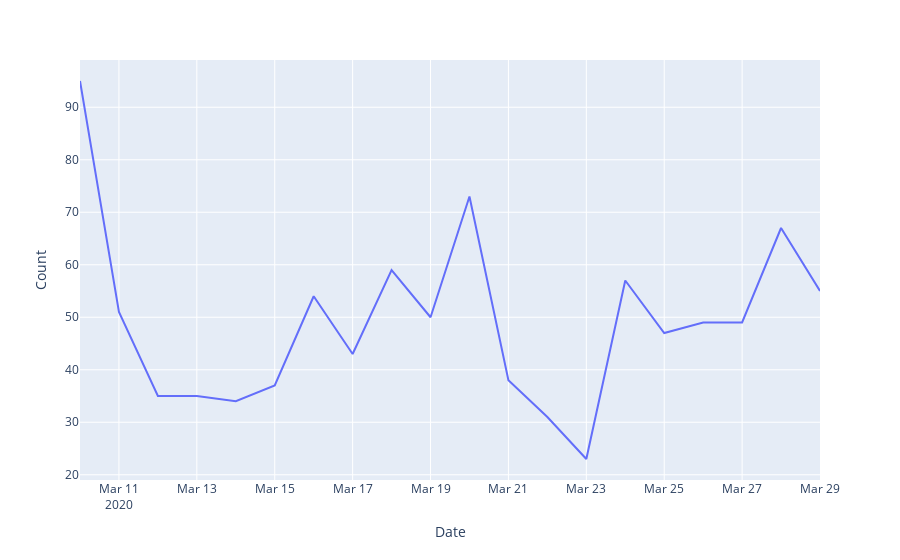

The notebook cell this image was saved under:
### Code cell
confirmed_patient_after = after_mask.groupby('confirmed_date')['patient_id'].nunique()
confirmed_patient_after = pd.DataFrame(confirmed_patient_after)
confirmed_patient_after = confirmed_patient_after.reset_index()
confirmed_patient_after.columns=['Date','Count']

fig = px.line(confirmed_patient_after, x='Date', y='Count')
fig

### Figure 1 — Plotly figure (JSON) as saved in the notebook; plotly's stock layout.template omitted (floating-point values rounded to 4 significant figures)
{"data": [{"hovertemplate": "Date=%{x}<br>Count=%{y}<extra></extra>", "legendgroup": "", "line": {"color": "#636efa", "dash": "solid"}, "mode": "lines", "name": "", "orientation": "v", "showlegend": false, "type": "scatter", "x": ["2020-03-10T00:00:00", "2020-03-11T00:00:00", "2020-03-12T00:00:00", "2020-03-13T00:00:00", "2020-03-14T00:00:00", "2020-03-15T00:00:00", "2020-03-16T00:00:00", "2020-03-17T00:00:00", "2020-03-18T00:00:00", "2020-03-19T00:00:00", "2020-03-20T00:00:00", "2020-03-21T00:00:00", "2020-03-22T00:00:00", "2020-03-23T00:00:00", "2020-03-24T00:00:00", "2020-03-25T00:00:00", "2020-03-26T00:00:00", "2020-03-27T00:00:00", "2020-03-28T00:00:00", "2020-03-29T00:00:00"], "xaxis": "x", "y": [95, 51, 35, 35, 34, 37, 54, 43, 59, 50, 73, 38, 31, 23, 57, 47, 49, 49, 67, 55], "yaxis": "y"}], "layout": {"legend": {"tracegroupgap": 0}, "margin": {"t": 60}, "xaxis": {"anchor": "y", "domain": [0, 1], "title": {"text": "Date"}}, "yaxis": {"anchor": "x", "domain": [0, 1], "title": {"text": "Count"}}}}
